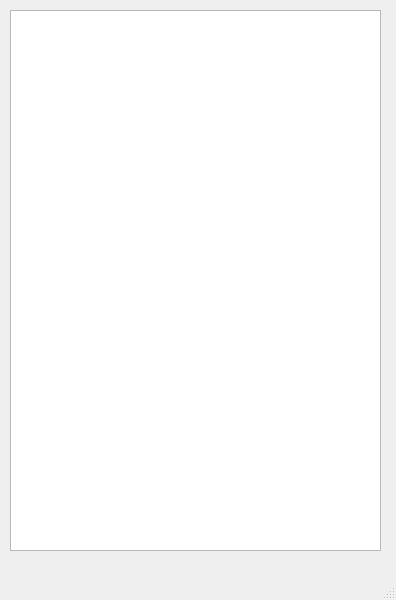
<?xml version="1.0" encoding="UTF-8"?>
<ui version="4.0">
 <class>AppMainWindow</class>
 <widget class="QMainWindow" name="AppMainWindow">
  <property name="geometry">
   <rect>
    <x>0</x>
    <y>0</y>
    <width>396</width>
    <height>600</height>
   </rect>
  </property>
  <property name="windowTitle">
   <string>AppMainWindow</string>
  </property>
  <widget class="QWidget" name="centralwidget">
   <widget class="PObjectIconView" name="listWidget">
    <property name="geometry">
     <rect>
      <x>10</x>
      <y>10</y>
      <width>371</width>
      <height>541</height>
     </rect>
    </property>
   </widget>
  </widget>
  <widget class="QMenuBar" name="menubar">
   <property name="geometry">
    <rect>
     <x>0</x>
     <y>0</y>
     <width>396</width>
     <height>23</height>
    </rect>
   </property>
  </widget>
  <widget class="QStatusBar" name="statusbar"/>
 </widget>
 <customwidgets>
  <customwidget>
   <class>PObjectIconView</class>
   <extends>QListWidget</extends>
   <header>../gui/forms/pobjecticonview.h</header>
  </customwidget>
 </customwidgets>
 <resources/>
 <connections/>
</ui>
